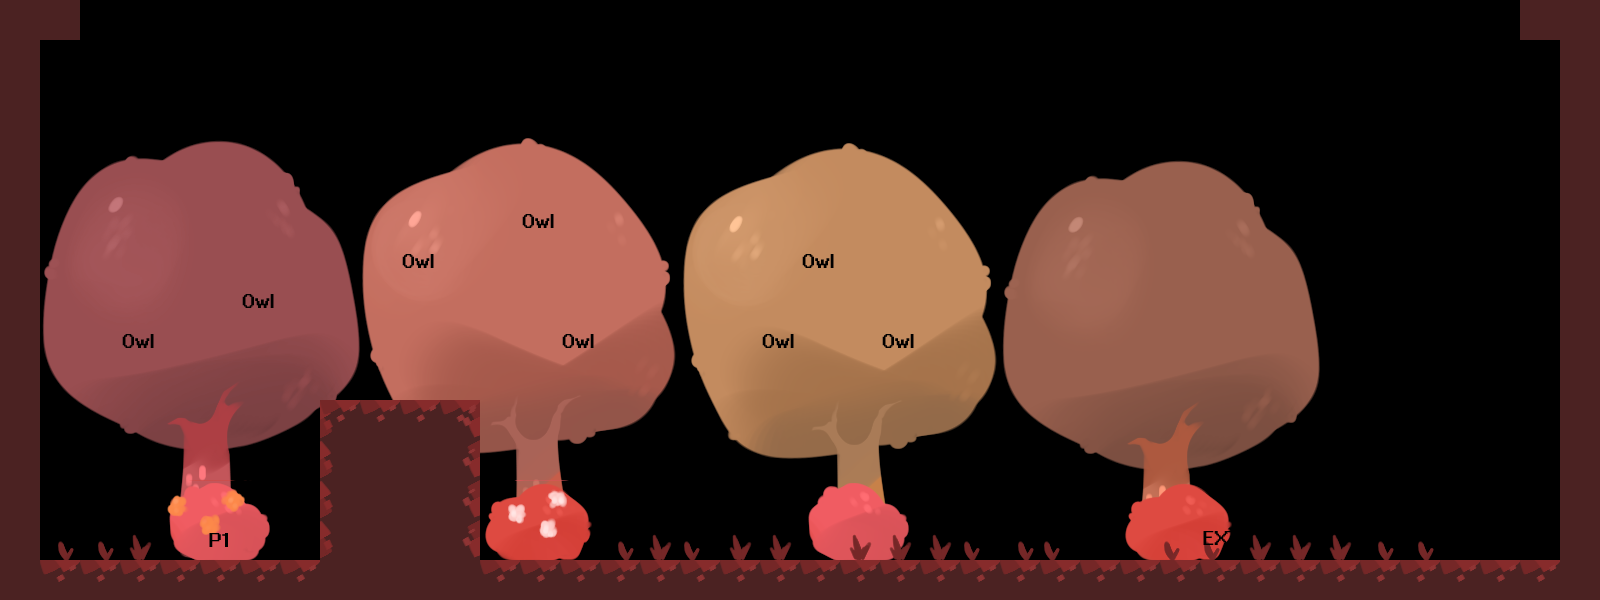

Tiled map render using the project's own tile images. Description and the map definition, with tile-layer contents summarised, below:
An orthogonal 40x15 tile map with 40x40 px tiles, 5 tile layers (Bg1, Bg2, Bg3, Solid Tiles, ...).

<map version="1.0" orientation="orthogonal" width="40" height="15" tilewidth="40" tileheight="40">
 <tileset firstgid="1" name="Tileset" tilewidth="40" tileheight="40">
  <image source="../images/tileset.png" width="1800" height="480" />
 </tileset>
 <layer name="Bg1" width="40" height="15">
  <data>[600 cells, 273 non-empty, 273 distinct tile ids]</data>
 </layer>
 <layer name="Bg2" width="40" height="15">
  <data>[600 cells, 24 non-empty, 24 distinct tile ids]</data>
 </layer>
 <layer name="Bg3" width="40" height="15">
  <data>[600 cells, 21 non-empty, 3 distinct tile ids]</data>
 </layer>
 <layer name="Solid Tiles" width="40" height="15">
  <data>[600 cells, 86 non-empty, 6 distinct tile ids]</data>
 </layer>
 <layer name="PCs" width="40" height="15">
  <data>[600 cells, 10 non-empty, 3 distinct tile ids]</data>
 </layer>
</map>
